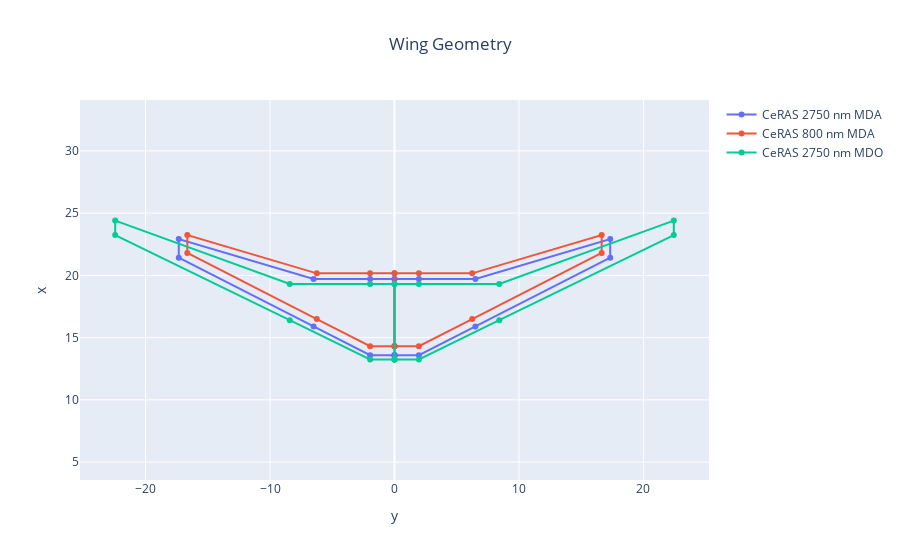

Notebook source saved alongside this figure:
### Markdown cell above
## 1. Geometry plots
For instance here, we use the `fig` variable generated by the code line 1 and plot the result of line 2 on the existing figure. There is no number of maximum superpositions.

### Code cell
fig = oad.wing_geometry_plot(CeRAS_2750nm_MDA_OUTPUT_FILE, name="CeRAS 2750 nm MDA")
fig = oad.wing_geometry_plot(CeRAS_800nm_MDA_OUTPUT_FILE, name="CeRAS 800 nm MDA", fig=fig)
fig = oad.wing_geometry_plot(CeRAS_2750nm_MDO_OUTPUT_FILE, name="CeRAS 2750 nm MDO", fig=fig)
fig.show()

### Figure 1 — Plotly figure (JSON) as saved in the notebook; plotly's stock layout.template omitted (floating-point values rounded to 4 significant figures)
{"data": [{"mode": "lines+markers", "name": "CeRAS 2750 nm MDA", "type": "scatter", "uid": "5fda53cd-83e0-4e0c-912f-6c99f1bb469b", "x": [0, -1.96, -6.499, -17.33, -17.33, -6.499, -1.96, 0, 0, 0, 1.96, 6.499, 17.33, 17.33, 6.499, 1.96, 0, 0], "y": [13.58, 13.58, 15.9, 21.42, 22.92, 19.71, 19.71, 19.71, 13.58, 13.58, 13.58, 15.9, 21.42, 22.92, 19.71, 19.71, 19.71, 13.58]}, {"mode": "lines+markers", "name": "CeRAS 800 nm MDA", "type": "scatter", "uid": "fcd72ae8-b3eb-431a-98cc-6bae267227ce", "x": [0, -1.96, -6.242, -16.64, -16.64, -6.242, -1.96, 0, 0, 0, 1.96, 6.242, 16.64, 16.64, 6.242, 1.96, 0, 0], "y": [14.31, 14.31, 16.49, 21.8, 23.24, 20.16, 20.16, 20.16, 14.31, 14.31, 14.31, 16.49, 21.8, 23.24, 20.16, 20.16, 20.16, 14.31]}, {"mode": "lines+markers", "name": "CeRAS 2750 nm MDO", "type": "scatter", "uid": "958342fd-fb44-46cc-a81f-94bd3cd6fc8f", "x": [0, -1.96, -8.414, -22.44, -22.44, -8.414, -1.96, 0, 0, 0, 1.96, 8.414, 22.44, 22.44, 8.414, 1.96, 0, 0], "y": [13.25, 13.25, 16.4, 23.24, 24.4, 19.31, 19.31, 19.31, 13.25, 13.25, 13.25, 16.4, 23.24, 24.4, 19.31, 19.31, 19.31, 13.25]}], "layout": {"title": {"text": "Wing Geometry", "x": 0.5}, "xaxis": {"title": {"text": "y"}}, "yaxis": {"scaleanchor": "x", "scaleratio": 1, "title": {"text": "x"}}}}
